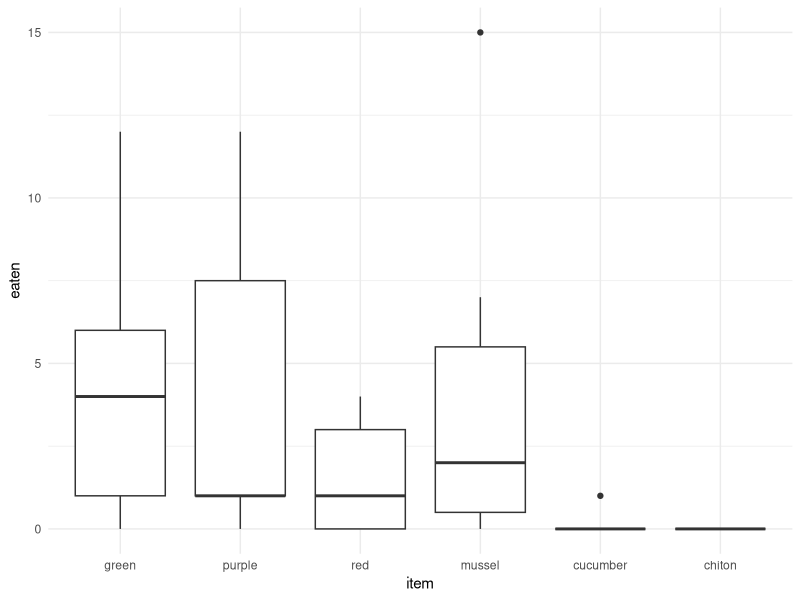
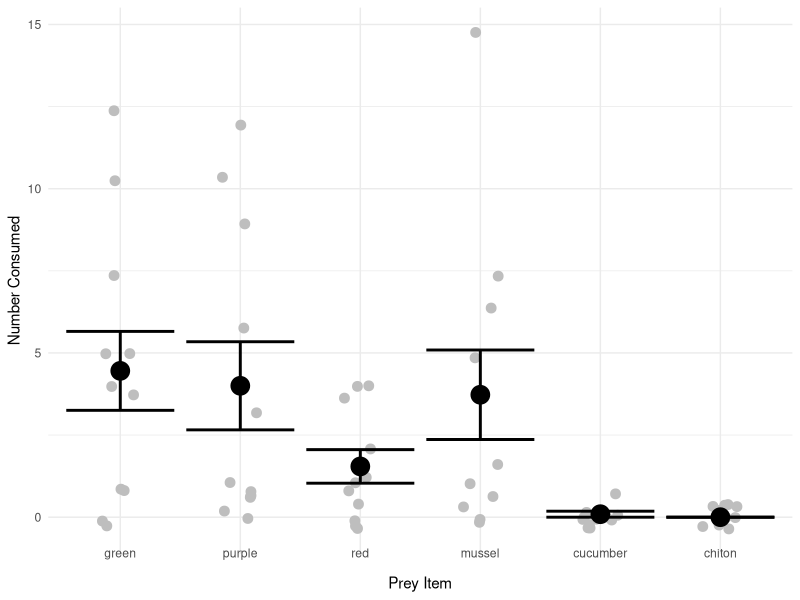
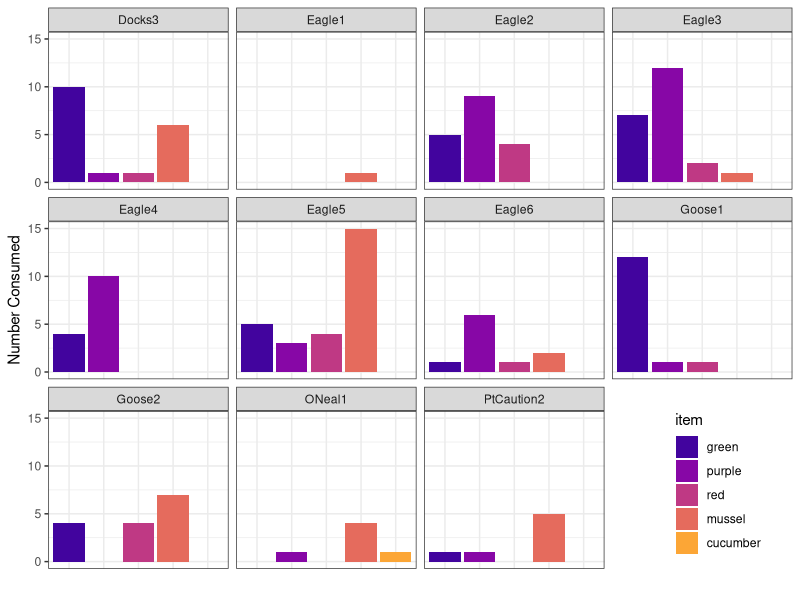
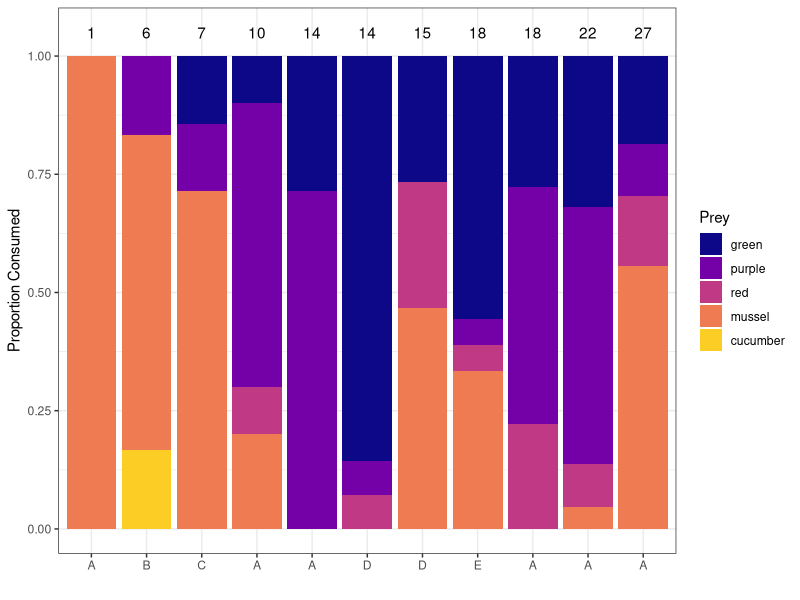
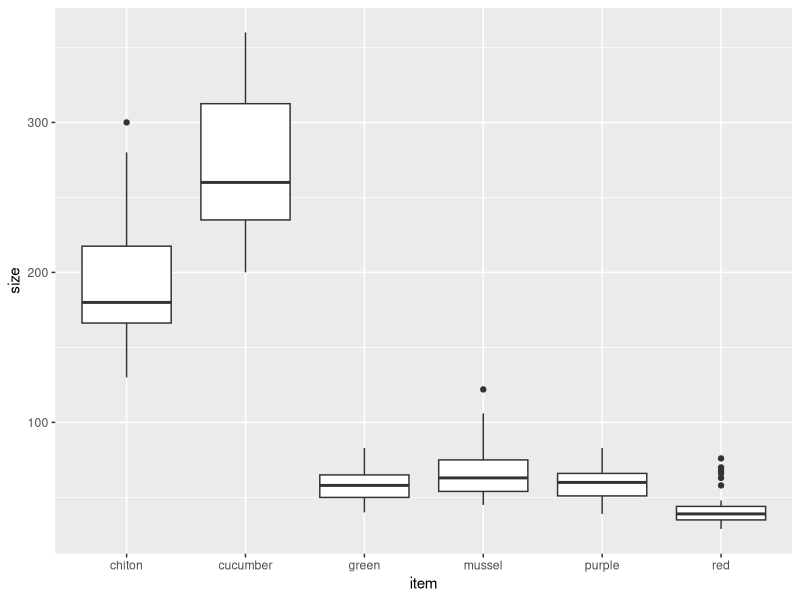
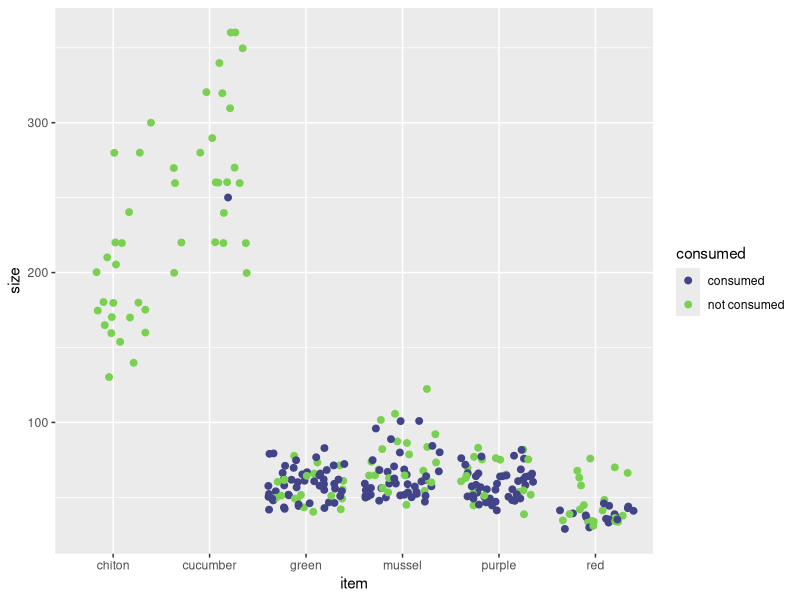
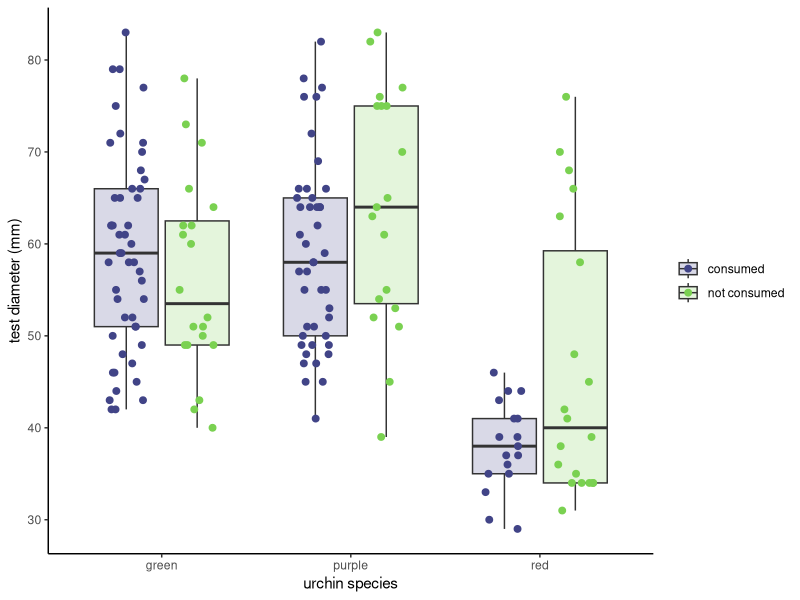
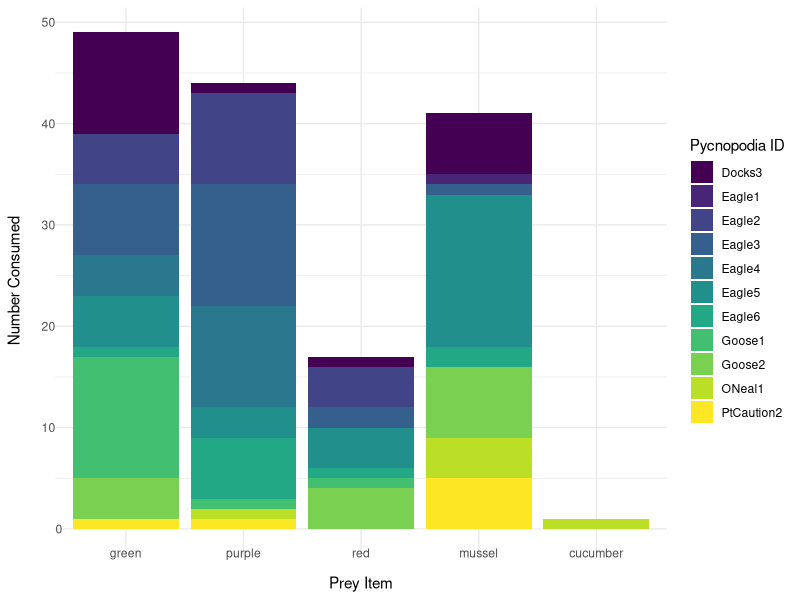

R code for these plots, in order: (Note: this script raises an error after producing the figures.)
#++++++++++++++++++++++++++++++++++++++++++++++++++++++++++++++++++++++++++++++++++
#                                                                                ##
# Pycno Feeding Preference Cafeteria Experiment                                  ##
# Data are current as of 2022-08-04                                              ##
# Data source: Ross Whippo - OIMB/FHL                                            ##
# R code prepared by Ross Whippo                                                 ##
# Last updated 2022-08-04                                                        ##
#                                                                                ##
#++++++++++++++++++++++++++++++++++++++++++++++++++++++++++++++++++++++++++++++++++

# SUMMARY:


# Required Files (check that script is loading latest version):
# PycnoFeeding_cafeteria.csv

# Associated Scripts:
# FILE.R

# TO DO 

# +++++++++++++++++++++++++++++++++++++++++++++++++++++++++++++++++++++++++++++++++
# TABLE OF CONTENTS                                                            ####
#                                                                                 +
# RECENT CHANGES TO SCRIPT                                                        +
# LOAD PACKAGES                                                                   +
# READ IN AND PREPARE DATA                                                        +
# MANIPULATE DATA                                                                 +
#                                                                                 +
#++++++++++++++++++++++++++++++++++++++++++++++++++++++++++++++++++++++++++++++++++

#++++++++++++++++++++++++++++++++++++++++++++++++++++++++++++++++++++++++++++++++++
# RECENT CHANGES TO SCRIPT                                                     ####
#++++++++++++++++++++++++++++++++++++++++++++++++++++++++++++++++++++++++++++++++++

# 2022-08-04 Script created

#++++++++++++++++++++++++++++++++++++++++++++++++++++++++++++++++++++++++++++++++++
# LOAD PACKAGES                                                                ####
#++++++++++++++++++++++++++++++++++++++++++++++++++++++++++++++++++++++++++++++++++

library(tidyverse)
library(viridis)
library(vegan)
library(rstatix)
library(ggpubr)
library(reshape2)

#++++++++++++++++++++++++++++++++++++++++++++++++++++++++++++++++++++++++++++++++++
# READ IN AND PREPARE DATA                                                     ####
#++++++++++++++++++++++++++++++++++++++++++++++++++++++++++++++++++++++++++++++++++

cafeteria <- read_csv("Data/PycnoFeeding_cafeteria.csv")
PycnoMetrics <- read_csv("Data/PycnoMetrics.csv")

#++++++++++++++++++++++++++++++++++++++++++++++++++++++++++++++++++++++++++++++++++
# MANIPULATE DATA                                                              ####
#++++++++++++++++++++++++++++++++++++++++++++++++++++++++++++++++++++++++++++++++++

# create column for counts of consumed critters
consumed <- cafeteria %>%
  mutate(consumed = as.integer(!(is.na(consumed_date)))) %>%
  group_by(pycnoID, item) %>%
  summarise(eaten = sum(consumed))

consumed$item <- factor(consumed$item, levels = c("green", "purple", "red", "mussel", "cucumber", "chiton"))

#++++++++++++++++++++++++++++++++++++++++++++++++++++++++++++++++++++++++++++++++++
# FIGURES                                                                      ####
#++++++++++++++++++++++++++++++++++++++++++++++++++++++++++++++++++++++++++++++++++

# boxplot of number of items consumed per pycno

consumed %>%
  ggplot(aes(x = item, y = eaten)) +
  geom_boxplot() +
  theme_minimal()

# mean and sterror of consumption for urchins and mussels

#filter(consumed, item %in% c("green", "purple", "red", "mussel")) %>%
consumed %>%
ggplot(aes(x = item, y = eaten)) +
  geom_jitter(col = "grey", size = 3, width = 0.15) +
  scale_color_viridis(discrete = TRUE,
                      begin = 0.3,
                      end = 0.7,
                      option = "magma") +
  stat_summary(
    geom = "point",
    fun = "mean",
    size = 6,
    shape = 19
  ) +
  geom_errorbar(stat="summary", fun.data="mean_se", size = 1) +
  theme_minimal() +
  labs(x = "Prey Item", y = "Number Consumed") +
  theme(axis.text.x = element_text(vjust = 5))

consumed %>%
  group_by(item) %>%
  summarise(mean(eaten), sd(eaten))

# barplot of consumption by pycno
consumed %>% filter(item %in% c('green', 'mussel', 'red', 'purple', 'cucumber')) %>%
  ggplot(aes(x = item, y = eaten, fill = item)) +
  geom_col() +
  scale_fill_viridis(discrete = TRUE, option = 5, begin = 0.1, end = 0.8) +
  facet_wrap(pycnoID~.) +
  theme_bw() +
  labs(x = "", y = "Number Consumed") +
  theme(axis.text.x=element_blank(), axis.ticks.x = element_blank()) +
  theme(legend.position = c(.9, .16))

# proportional barplot of consumption per pycno
totals<- consumed %>%
  group_by(pycnoID) %>%
  summarise(total=sum(eaten))
  
consumed %>%
  filter(item %in% c('green', 'purple', 'red', 'mussel', 'cucumber')) %>%
  ggplot() +
  geom_col(aes(x = reorder(pycnoID, eaten, function(x){ sum(x)}), y = eaten, fill = item), position = "fill") +
  scale_fill_viridis(discrete = TRUE, option = 5, end = 0.9) +
  theme_bw() + 
  scale_x_discrete(label = c('A', 'B', 'C', 'A', 'A', 'D', 'D', 'E', 'A', 'A', 'A')) +
  geom_text(data = totals, aes(x = pycnoID, y= 1.05, label = total, fill = NULL)) +
  labs(x = "", y = "Proportion Consumed") +
  guides(fill=guide_legend(title="Prey"))

# barplot of prey sizes
cafeteria %>%
  ggplot(aes(x = item, y = size)) +
  geom_boxplot()

# consumed prey by size
cafeteria %>%
  mutate(consumed = as.character(as.integer(!(is.na(consumed_date))))) %>%
  mutate(consumed = recode(consumed, '1' = 'consumed', '0' = 'not consumed')) %>%
  ggplot(aes(x = item, y = size, color = consumed)) +
  geom_point(size = 2, position = "jitter") +
  scale_color_viridis(discrete = TRUE, begin = 0.2, end = 0.8, option = "D")

# consumed urchins by size with points and boxplots
urchin_plot <- cafeteria %>%
  mutate(consumed = as.character(as.integer(!(is.na(consumed_date))))) %>%
  mutate(consumed = recode(consumed, '1' = 'consumed', '0' = 'not consumed')) %>%
  filter(item %in% c("green", "red", "purple")) %>%
  unite(urchin_species, item, consumed, sep = " ", remove = FALSE)

  ggplot(urchin_plot, aes(item, size), fill = consumed) +
  geom_boxplot(aes(fill = consumed), alpha = 0.2) +
  geom_point(size = 2, aes(color = consumed), position = position_jitterdodge(jitter.width = 0.2)) +
  scale_color_viridis(name = NULL, discrete = TRUE, begin = 0.2, end = 0.8, option = "D") +
  scale_fill_viridis(name = NULL, discrete = TRUE, begin = 0.2, end = 0.8, option = "D") +
  xlab("urchin species") +
  ylab("test diameter (mm)") +
  theme_classic() 




consumed_stack <- consumed %>%
  filter(item != "chiton") %>%
  group_by(pycnoID, item) %>%
  summarise(`Number Consumed` = sum(eaten))

# total number of prey items eaten across all trials
consumed_stack %>%
  ggplot(aes(x = item, y = `Number Consumed`, fill = pycnoID)) +
  geom_col() +
  scale_fill_viridis(discrete = TRUE, option = 7) +
  theme_minimal() +
  labs(x = "Prey Item") +
  theme(axis.text.x = element_text(vjust = 5), axis.text.y = element_text(hjust = 2)) +
  guides(fill=guide_legend(title="Pycnopodia ID"))

consumed_stack %>%
  group_by(item) %>%
  summarise(sum(`Number Consumed`))

# Pycno Sizes
PycnoMetrics %>%
  ggplot(aes(x = pycnoID, y = diameter_cm)) +
  geom_point(size = 4)

PycnoMetrics %>%
  summarise(mean(diameter_cm), sd(diameter_cm))

#++++++++++++++++++++++++++++++++++++++++++++++++++++++++++++++++++++++++++++++++++
# STATS                                                                        ####
#++++++++++++++++++++++++++++++++++++++++++++++++++++++++++++++++++++++++++++++++++

# use S-W diversity measures - diversity and evenness of preferences

# make dataset wide
consumed_wide <- consumed %>%
  filter(item != "chiton") %>%
  pivot_wider(names_from = item, values_from = eaten)

# shannon
diet_div <- diversity(consumed_wide[,2:6])
# evenness
diet_even <- diet_div/log(specnumber(consumed_wide))

# plot data
diet_plot <- consumed_wide %>%
  select(pycnoID) %>%
  add_column(diet_div, diet_even)
diet_plot <- diet_plot %>%
  pivot_longer(diet_div:diet_even, names_to = "measure", values_to = "value")
ggplot(diet_plot) +
  geom_boxplot(aes(x = measure, y = value, fill = measure)) +
  scale_fill_viridis(discrete = TRUE, begin = 0.4, end = 0.8, option = "F") +
  theme_bw() +
  scale_x_discrete(label = c('S-W Diversity', 'Evenness')) +
  labs(x = "Measure", y = "Value") +
  theme(legend.position = "none")




# rogers index of food preference

consumed_rogers <- cafeteria %>%
  filter(!is.na(consumed_date)) %>%
  select(pycnoID, item, consumed_date) %>%
  mutate(quantity = 1) %>%
  group_by(pycnoID, item) %>%
  mutate(day = case_when(consumed_date == "2022-07-08" ~ 1,
                         consumed_date == "2022-07-09" ~ 2,
                         consumed_date == "2022-07-10" ~ 3,
                         consumed_date == "2022-07-11" ~ 4,
                         consumed_date == "2022-07-12" ~ 5,
                         consumed_date == "2022-07-13" ~ 6,
                         consumed_date == "2022-07-14" ~ 7,
                         consumed_date == "2022-07-15" ~ 8,
                         consumed_date == "2022-07-16" ~ 9,
                         consumed_date == "2022-07-17" ~ 10,
                         consumed_date == "2022-07-18" ~ 11,
                         consumed_date == "2022-07-19" ~ 12,
                         consumed_date == "2022-07-20" ~ 13,
                         consumed_date == "2022-07-28" ~ 1,
                         consumed_date == "2022-07-29" ~ 2,
                         consumed_date == "2022-07-30" ~ 3,
                         consumed_date == "2022-07-31" ~ 4,
                         consumed_date == "2022-08-01" ~ 5,
                         consumed_date == "2022-08-02" ~ 6,
                         consumed_date == "2022-08-03" ~ 7,
                         consumed_date == "2022-08-04" ~ 8,
                         consumed_date == "2022-08-05" ~ 9,
                         consumed_date == "2022-08-06" ~ 10,
                         consumed_date == "2022-08-07" ~ 11,
                         consumed_date == "2022-08-08" ~ 12,
                         consumed_date == "2022-08-09" ~ 13,
                         consumed_date == "2022-08-14" ~ 1,
                         consumed_date == "2022-08-15" ~ 2,
                         consumed_date == "2022-08-16" ~ 3,
                         consumed_date == "2022-08-17" ~ 4,
                         consumed_date == "2022-08-18" ~ 5,
                         consumed_date == "2022-08-19" ~ 6,
                         consumed_date == "2022-08-20" ~ 7,
                         consumed_date == "2022-08-21" ~ 8,
                         consumed_date == "2022-08-22" ~ 9,
                         consumed_date == "2022-08-23" ~ 10,
                         consumed_date == "2022-08-24" ~ 11,
                         consumed_date == "2022-08-25" ~ 12,
                         consumed_date == "2022-08-26" ~ 13,
                         consumed_date == "2022-09-08" ~ 1,
                         consumed_date == "2022-09-09" ~ 2,
                         consumed_date == "2022-09-10" ~ 3,
                         consumed_date == "2022-09-11" ~ 4,
                         consumed_date == "2022-09-12" ~ 5,
                         consumed_date == "2022-09-13" ~ 6,
                         consumed_date == "2022-09-14" ~ 7,
                         consumed_date == "2022-09-15" ~ 8,
                         consumed_date == "2022-09-16" ~ 9,
                         consumed_date == "2022-09-17" ~ 10,
                         consumed_date == "2022-09-18" ~ 11,
                         consumed_date == "2022-09-19" ~ 12,
                         consumed_date == "2022-09-20" ~ 13,
                         consumed_date == "2022-09-29" ~ 1,
                         consumed_date == "2022-09-30" ~ 2,
                         consumed_date == "2022-10-01" ~ 3,
                         consumed_date == "2022-10-02" ~ 4,
                         consumed_date == "2022-10-03" ~ 5,
                         consumed_date == "2022-10-04" ~ 6,
                         consumed_date == "2022-10-05" ~ 7,
                         consumed_date == "2022-10-06" ~ 8,
                         consumed_date == "2022-10-07" ~ 9,
                         consumed_date == "2022-10-08" ~ 10,
                         consumed_date == "2022-10-09" ~ 11,
                         consumed_date == "2022-10-10" ~ 12,
                         consumed_date == "2022-10-11" ~ 13)) %>%
  complete(day = c(1:13)) %>%
  replace_na(list(quantity = 0)) %>%
  ungroup() %>%
  group_by(pycnoID, item, day) %>%
  summarise(quantity = sum(quantity)) %>%
  reframe(quantity = cumsum(quantity)) %>%
  mutate(day = rep(1:13, 34)) %>%
  mutate(item = factor(item, levels = c("green", "purple", "red", "mussel", "cucumber"))) %>%
  mutate(Prey = item) %>%
  mutate(Site = case_when(pycnoID == "Eagle1" ~ "A (Eagle Cove 1)",
                          pycnoID == "Eagle2" ~ "A (Eagle Cove 2)",
                          pycnoID == "Eagle3" ~ "A (Eagle Cove 3)",
                          pycnoID == "Eagle4" ~ "A (Eagle Cove 4)",
                          pycnoID == "Eagle5" ~ "A (Eagle Cove 5)",
                          pycnoID == "Eagle6" ~ "A (Eagle Cove 6)",
                          pycnoID == "ONeal1" ~ "B (O'Neal Is.)",
                          pycnoID == "PtCaution2" ~ "C (Pt. Caution)",
                          pycnoID == "Goose1" ~ "D (Goose Is. 1)",
                          pycnoID == "Goose2" ~ "D (Goose Is. 2)",
                          pycnoID == "Docks3" ~ "E (FHL Docks)"))



consumed_rogers %>%
 ggplot(aes(x = day, y = quantity, color = Prey, fill = Prey)) + 
  geom_line() +
  geom_point() +
  scale_fill_viridis(discrete = TRUE, option = 5, end = 0.9) +
  scale_color_viridis(discrete = TRUE, option = 5, end = 0.9) +
  scale_y_continuous(limits = c(0,16)) +
  facet_wrap(Site~.) +
  theme_bw() +
  xlab("Day") +
  ylab("Count")



# area under curve?

Area <- sm_auc_all(subjects = 'pycnoID', conditions = 'Prey', 
           x = 'day', values = 'quantity',
           data = consumed_rogers)

write_csv(Area, "area_uc.csv")



####
#<<<<<<<<<<<<<<<<<<<<<<<<<<END OF SCRIPT>>>>>>>>>>>>>>>>>>>>>>>>#

# SCRATCH PAD ####

here <- cafeteria %>%
  mutate(consumed = as.integer(!(is.na(consumed_date))))
